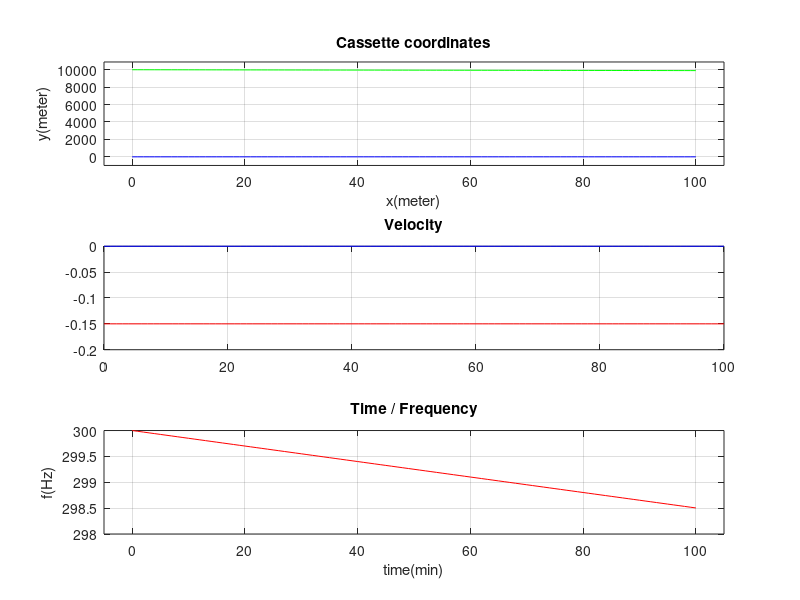

The MATLAB source for this figure:
clear all; clc;


max = 9900;
t      = 0:1:100;
p_x = 0:1:100;
p_y = max+100:-1:max;
v_x = ones(1,101);
v_y = -.15*ones(1,101);


r_x  = 0:1:100;
r_y  = zeros(1,101);
r_vx = ones(1,101);
r_vy = zeros(1,101);

len    = length(p_x)
f_init = 300;
c      = 3000;

for i=1:101
    if i == 1
        f(i) = f_init;
    else
        f(i) = f(i-1)*(c)/(c-v_y(i));
    end
end

f_raw   = f;
% f_noise = f * randn(1, )



subplot(3,1,1)
plot(p_x,p_y,'g'); hold on;
plot(r_x,r_y,'blue'); hold on;
title('Cassette coordinates')
xlabel('x(meter)')
ylabel('y(meter)')
xlim([-5 105])
ylim([-max/10 1.1*max])
grid on;
% legend('target','observer')

subplot(3,1,2)
plot(t,v_y, 'r'); hold on;
plot(t,r_vy, 'b'); hold on;
title('Velocity')
% xlabel('time(min)')
% ylabel('f(Hz)')
% xlim([-5 105])
grid on;
% legend('target','observer')

subplot(3,1,3)
plot(p_x, f, 'r'); hold on;
title('Time / Frequency')
xlabel('time(min)')
ylabel('f(Hz)')
xlim([-5 105])
grid on;
% legend('target','observer')

